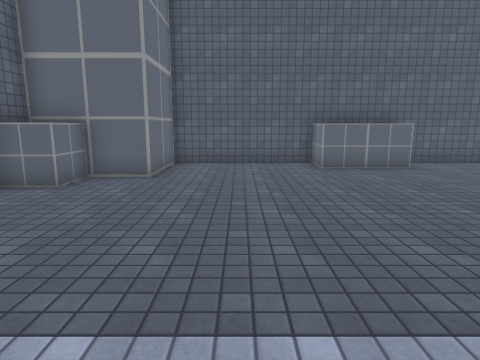
[1] (above)

13 first-person views from a walk through a 3-D level made in the Unity game engine. The camera is 1.4 m above the floor, tilts 10° down and sees 75° across. The floor is counted in squares, 1 m on a side. Each view is taken from the middle of a square. On the plan, view 1 faces up. The plan holds only what a view shows up to about 14 squares ahead; the rest is blank. The player character is not drawn. Some surface patterns are stand-ins.

[2]
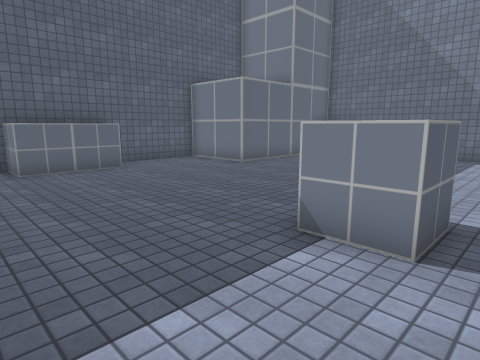

[3]
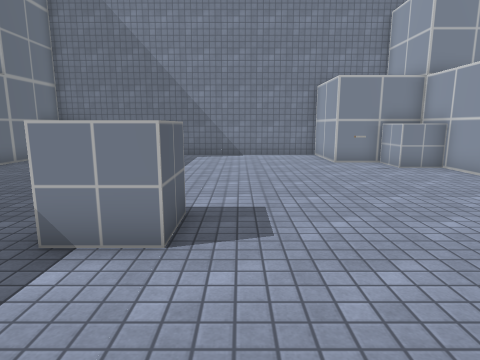

[4]
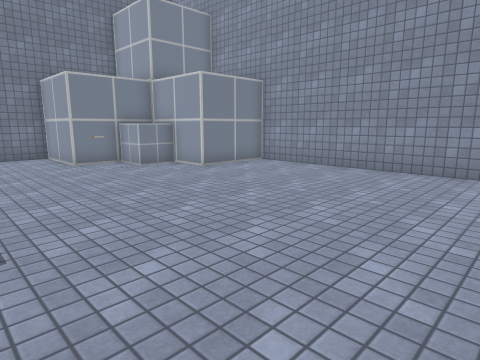

[5]
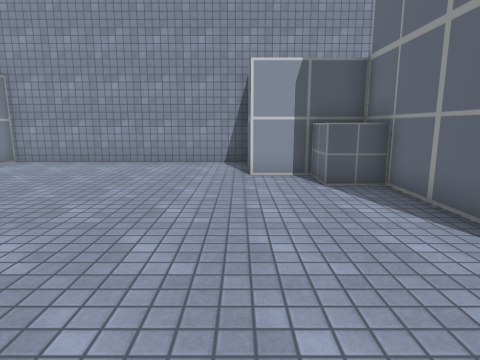

[6]
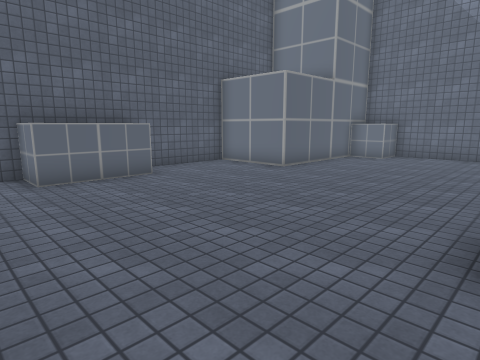

[7]
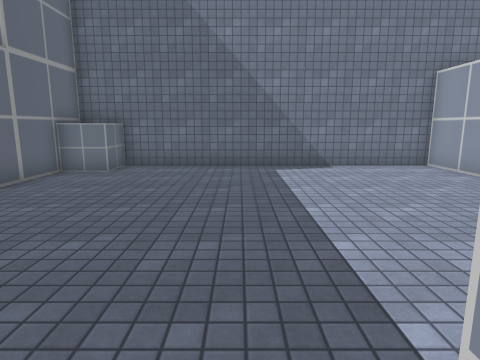

[8]
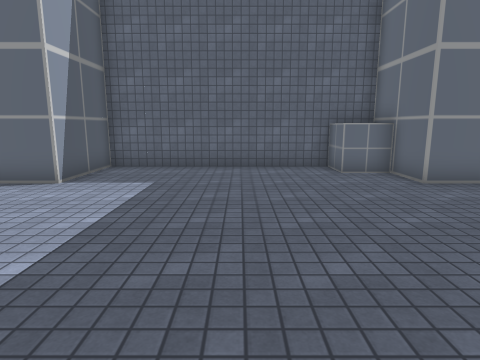

[9]
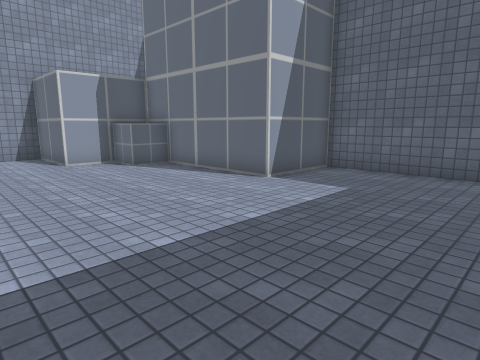

[10]
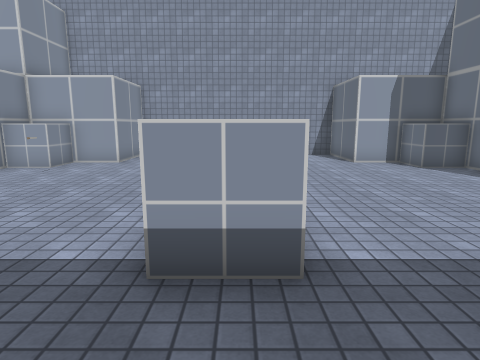

[11]
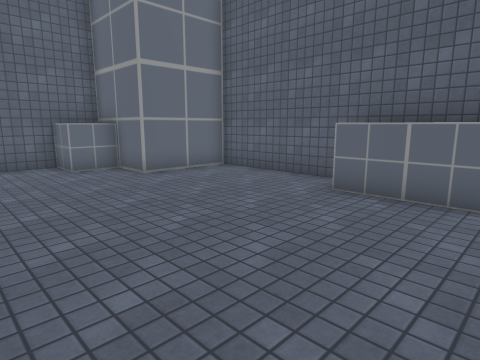

[12]
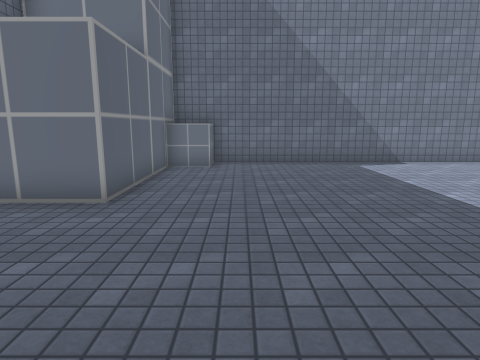

[13]
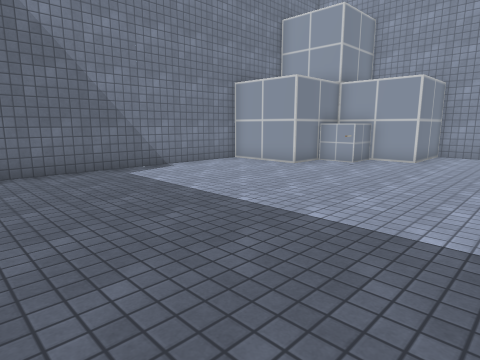

### Floor plan
Points are (right, up) in squares from view 1. A wall is a line through its corners. A room is listed if a view was taken in it or the views show most of it. See-through windows are left out.
Room 1 (views 1, 2, 3, 4, 5, 6, 7, 8, 9, 10, 11, 12, 13)
walls: (2.6, 11.6) (-2.5, 11.6) (-2.5, 8.4) (-5.6, 8.4); (-5.6, 6.5) (-5.6, -0.4) (-2.5, -0.4) (-2.5, -6.7) (0.7, -6.7) (0.7, -9.9) (9.6, -9.9) (9.6, -6.7) (12.7, -6.7) (12.7, -3.6) (15.9, -3.6) (15.9, 8.4) (9.6, 8.4) (9.6, 11.6) (5.4, 11.6)
objects: other object (-6, 7) to (-4, 8); other object (-2, -6) to (-1, -5); other object (3, 10) to (4, 12); other object (5, 1) to (6, 2); other object (5, 10) to (5, 12); other object (11, -6) to (12, -5); other object (11, -4); other object (15, 7) to (15, 8)

Positions as (right, up) in squares from view 1, and headings:
1: (0, 0), facing up
2: (1, 0), facing up-right
3: (1, 0), facing right
4: (1, 0), facing down-right
5: (1, 2), facing down
6: (1, 2), facing up-right
7: (5, 3), facing right
8: (5, 4), facing left
9: (4, 5), facing down-left
10: (5, 5), facing down
11: (6, 4), facing up-left
12: (4, 6), facing right
13: (6, 6), facing down-right
